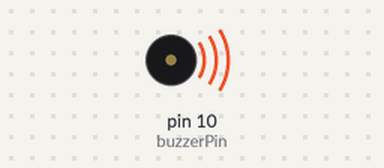
The sketch below on a simulated Arduino Uno, built with avr-gcc and run on an emulated ATmega328P. Shown: buzzer (waves = sounding).

Above: at 0.06 s.
At 5.63 s:
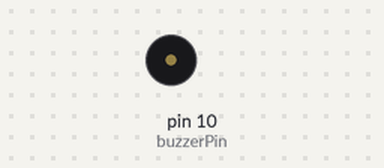
Timing chart, 0 to 6.7 s (numbered marks = the images above):
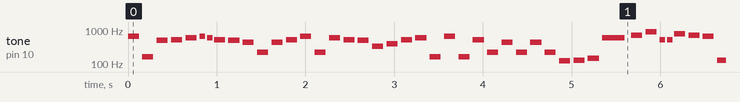

The sketch:

MusicPlayer.ino
```cpp
/*
  Example sketch MusicPlayer.ino version 7.01.
  From Kjell & Company's book "Hur funkar Arduino?" version 7.01.
  From Kjell & Company's book "Hvordan virker Arduino?" version 7.01.

  Based on Tone Tutorial from http://www.arduino.cc/en/Tutorial/Tone.

  This code is in the public domain.
*/


#include "pitches.h"
#include "melody.h"

// Declare global pin constant for buzzer
const byte buzzerPin = 10;

void setup() {

}

void loop() {
  playTone(melody, noteDurations, sizeof(melody)/sizeof(int));
}

void playTone(int melody[], int noteDurations[],int lengths) {

  // Iterate over the notes of the melody:
  for (int thisNote = 0; thisNote <  lengths; thisNote++) {

    // To calculate the note duration, take one second divided by the note
    // type e.g. quarter note = 1000 / 4, eighth note = 1000/8, etc.
    int noteDuration = 1000 / noteDurations[thisNote];
    tone(buzzerPin, melody[thisNote], noteDuration);

    // To distinguish the notes, set a minimum time between them.
    // the note's duration + 30% seems to work well:
    int pauseBetweenNotes = noteDuration * 1.30;
    delay(pauseBetweenNotes);

    // Stop the tone playing
    noTone(buzzerPin);
  }
}
```

melody.h
```cpp
// Notes
int melody[] = {
  NOTE_E5, NOTE_E3, NOTE_B4, NOTE_C5, NOTE_D5, NOTE_E5, NOTE_D5, NOTE_C5,
  NOTE_B4, NOTE_A4, NOTE_A3, NOTE_A4, NOTE_C5, NOTE_E5, NOTE_A3, NOTE_D5,
  NOTE_C5, NOTE_B4, NOTE_E4, NOTE_G4, NOTE_C5, NOTE_D5, NOTE_E3, NOTE_E5,
  NOTE_E3, NOTE_C5, NOTE_A3, NOTE_A4, NOTE_A3, NOTE_A4, NOTE_A3, NOTE_B2,
  NOTE_C3, NOTE_D3, NOTE_D5, NOTE_F5, NOTE_A5, NOTE_C5, NOTE_C5, NOTE_G5,
  NOTE_F5, NOTE_E5, NOTE_C3, 0, NOTE_C5, NOTE_E5, NOTE_A4, NOTE_G4, NOTE_D5,
  NOTE_C5, NOTE_B4, NOTE_E4, NOTE_B4, NOTE_C5, NOTE_D5, NOTE_G4, NOTE_E5,
  NOTE_G4, NOTE_C5, NOTE_E4, NOTE_A4, NOTE_E3, NOTE_A4, 0,
};

// Note durations
int noteDurations[] = {
  8,8,8,8,8,16,16,8,8,8,8,8,8,8,8,8,
  8,8,8,8,8,8,8,8,8,8,8,8,8,8,8,8,8,
  8,4,8,8,16,16,8,8,8,8,8,8,8,16,16,8,
  8,8,8,8,8,8,8,8,8,8,8,8,8,4,4,8,
};
```

pitches.h
```cpp
/*************************************************
 * Public Constants
 *************************************************/

#define NOTE_B0  31
#define NOTE_C1  33
#define NOTE_CS1 35
#define NOTE_D1  37
#define NOTE_DS1 39
#define NOTE_E1  41
#define NOTE_F1  44
#define NOTE_FS1 46
#define NOTE_G1  49
#define NOTE_GS1 52
#define NOTE_A1  55
#define NOTE_AS1 58
#define NOTE_B1  62
#define NOTE_C2  65
#define NOTE_CS2 69
#define NOTE_D2  73
#define NOTE_DS2 78
#define NOTE_E2  82
#define NOTE_F2  87
#define NOTE_FS2 93
#define NOTE_G2  98
#define NOTE_GS2 104
#define NOTE_A2  110
#define NOTE_AS2 117
#define NOTE_B2  123
#define NOTE_C3  131
#define NOTE_CS3 139
#define NOTE_D3  147
#define NOTE_DS3 156
#define NOTE_E3  165
#define NOTE_F3  175
#define NOTE_FS3 185
#define NOTE_G3  196
#define NOTE_GS3 208
#define NOTE_A3  220
#define NOTE_AS3 233
#define NOTE_B3  247
#define NOTE_C4  262
#define NOTE_CS4 277
#define NOTE_D4  294
#define NOTE_DS4 311
#define NOTE_E4  330
#define NOTE_F4  349
#define NOTE_FS4 370
#define NOTE_G4  392
#define NOTE_GS4 415
#define NOTE_A4  440
#define NOTE_AS4 466
#define NOTE_B4  494
#define NOTE_C5  523
#define NOTE_CS5 554
#define NOTE_D5  587
#define NOTE_DS5 622
#define NOTE_E5  659
#define NOTE_F5  698
#define NOTE_FS5 740
#define NOTE_G5  784
#define NOTE_GS5 831
#define NOTE_A5  880
#define NOTE_AS5 932
#define NOTE_B5  988
#define NOTE_C6  1047
#define NOTE_CS6 1109
#define NOTE_D6  1175
#define NOTE_DS6 1245
#define NOTE_E6  1319
#define NOTE_F6  1397
#define NOTE_FS6 1480
#define NOTE_G6  1568
#define NOTE_GS6 1661
#define NOTE_A6  1760
#define NOTE_AS6 1865
#define NOTE_B6  1976
#define NOTE_C7  2093
#define NOTE_CS7 2217
#define NOTE_D7  2349
#define NOTE_DS7 2489
#define NOTE_E7  2637
#define NOTE_F7  2794
#define NOTE_FS7 2960
#define NOTE_G7  3136
#define NOTE_GS7 3322
#define NOTE_A7  3520
#define NOTE_AS7 3729
#define NOTE_B7  3951
#define NOTE_C8  4186
#define NOTE_CS8 4435
#define NOTE_D8  4699
#define NOTE_DS8 4978
```

Measured:
- by itself, tone on pin 10 (buzzerPin): plays 659 Hz for 0.13 s, 165 Hz for 0.13 s, 494 Hz for 0.13 s, 523 Hz for 0.13 s, 587 Hz for 0.13 s, 659 Hz for 0.06 s … (779 notes in this stretch)
